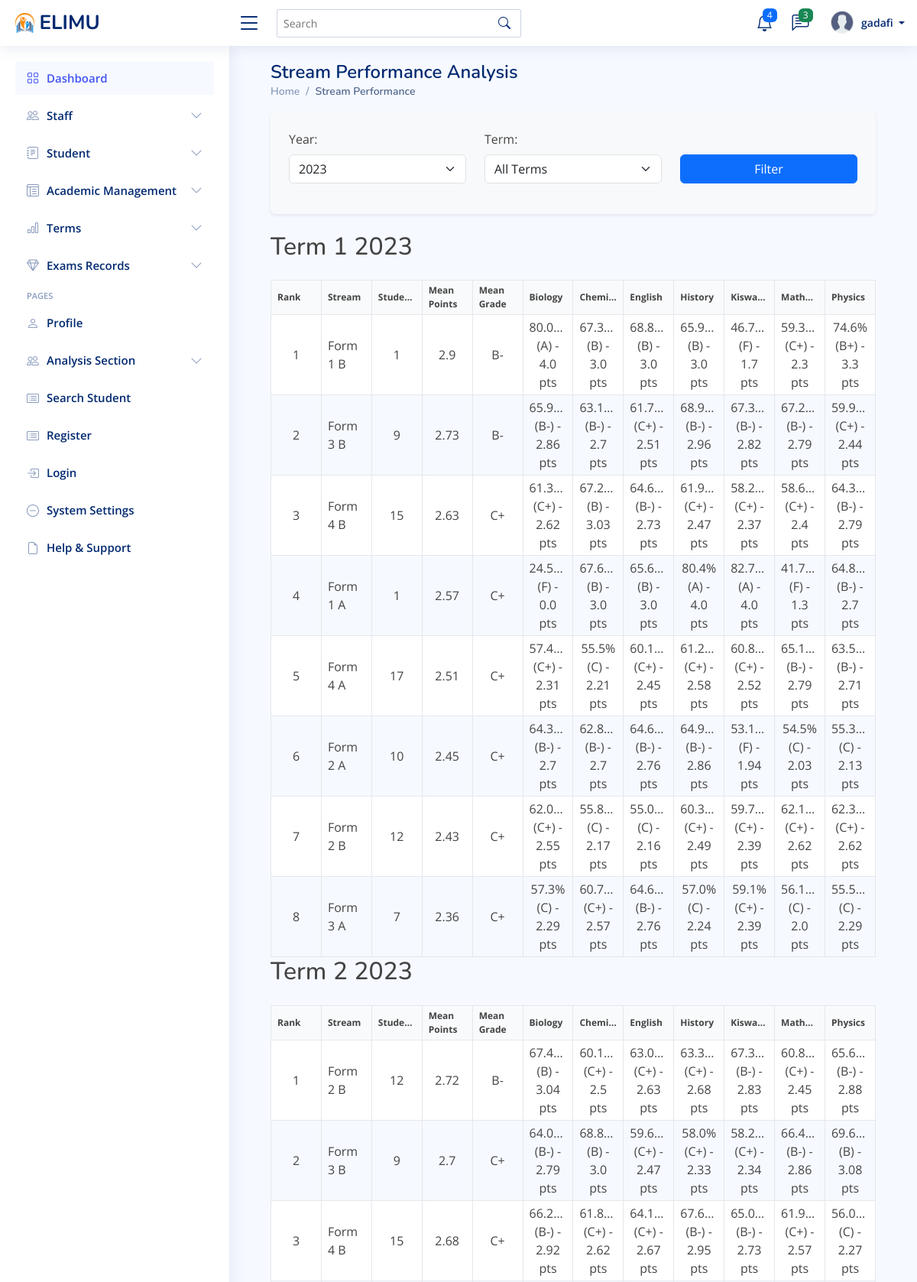
Screenshot of /stream-performance/ (signed in, upper part) with the database file from the repository.
### myapp/models.py (models this page shows, shortened)
class Term(models.Model):
    name = models.CharField(max_length=50)  # Term 1, Term 2, Term 3
    year = models.IntegerField()  # e.g., 2023
    is_current = models.BooleanField(default=False)  # Indicates if this is the current active term
    def __str__(self):
        return f"{self.name} {self.year}"

class Subject(models.Model):
    name = models.CharField(max_length=100, unique=True)  # Math, English, etc.
    code = models.CharField(max_length=10, unique=True)

class Class_of_study(models.Model):
    name = models.CharField(max_length=50)  # Form 1, Form 2, etc.
    stream = models.CharField(max_length=50)  # Stream A, B, C, etc.

### myapp/views.py (the view)
# urls.py: path('stream-performance/', views.stream_performance, name='stream_performance'),
@login_required
@user_passes_test(is_staff_user)
def stream_performance(request):
    selected_year = request.GET.get('year')
    selected_term = request.GET.get('term')
    cache_key = f'stream_performance_{selected_year}_{selected_term}'
    cached_data = cache.get(cache_key)
    if cached_data:
        return render(request, 'rankings/stream_performance.html', cached_data)
    available_years = Term.objects.values_list('year', flat=True)\
        .distinct().order_by('-year')
    available_terms = Term.objects.values_list('name', flat=True).distinct()
    if not selected_year:
        selected_year = available_years.first()
    selected_year = int(selected_year)
    terms_query = Term.objects.filter(year=selected_year)
    if selected_term:
        terms_query = terms_query.filter(name=selected_term)
    subjects = Subject.objects.all().order_by('name')
    stream_analytics = []
    for term in terms_query:
        streams = Class_of_study.objects.filter(
            students__cats__term=term
        ).distinct()
        term_data = {
            'term': term,
            'streams': []
        }
        for stream in streams:
            subject_performance = []
            total_points = 0
            subject_count = 0
            for subject in subjects:
                subject_stats = CAT.objects.filter(
                    student__current_class=stream,
                    term=term,
                    subject=subject
                ).aggregate(
                    avg_score=Coalesce(Avg('end_term'), 0.0),
                    avg_points=Coalesce(Avg('grade_points'), 0.0),
                    student_count=Count('student', distinct=True)
                )
                if subject_stats['student_count'] > 0:
                    grade = _get_letter_grade(subject_stats['avg_points'])
                    subject_performance.append({
                        'subject': subject,
                        'average_score': round(subject_stats['avg_score'], 2),
                        'grade_points': round(subject_stats['avg_points'], 2),
                        'letter_grade': grade,
                        'students': subject_stats['student_count']
                    })
                    total_points += subject_stats['avg_points']
                    subject_count += 1
            if subject_count > 0:
                stream_mean_points = total_points / subject_count
                stream_mean_grade = _get_letter_grade(stream_mean_points)
                student_count = Student.objects.filter(
                    current_class=stream,
                    cats__term=term
                ).distinct().count()
                stream_data = {
                    'stream': stream,
                    'subjects': subject_performance,
                    'mean_points': round(stream_mean_points, 2),
                    'mean_grade': stream_mean_grade,
                    'total_students': student_count
                }
                term_data['streams'].append(stream_data)
        term_data['streams'].sort(key=lambda x: x['mean_points'], reverse=True)
        for rank, stream_data in enumerate(term_data['streams'], 1):
            stream_data['rank'] = rank
        stream_analytics.append(term_data)
    context = {
        'analytics': stream_analytics,
        'subjects': subjects,
        'available_years': available_years,
        'available_terms': available_terms,
        'selected_year': selected_year,
        'selected_term': selected_term,
    }
    cache.set(cache_key, context, timeout=3600)  # Cache for 1 hour
    return render(request, 'rankings/stream_performance.html', context)

### myapp/context_processors.py (called while the page is built)
def unread_messages(request):
    if request.user.is_authenticated:
        messages = Message.objects.filter(receiver=request.user, is_read=False).order_by('-timestamp')
        return {'messages': messages}
    return {'messages': []}

### myapp/views.py (called while the page is built)
def is_staff_user(user):
    return user.is_staff

def _get_letter_grade(points):
    if points >= 3.7:
        return 'A'
    elif points >= 3.3:
        return 'B+'
    elif points >= 3.0:
        return 'B'
    elif points >= 2.7:
        return 'B-'
    elif points >= 2.3:
        return 'C+'
    elif points >= 2.0:
        return 'C'
    return 'F'

### templates/rankings/stream_performance.html (shortened to what this page needs)
{% extends "base/base.html" %}
{% block content %}
<div class="container mx-auto px-4 py-6">
    <div class="pagetitle mb-6">
        <h1 class="text-2xl font-bold">Stream Performance Analysis</h1>
        <nav>
            <ol class="breadcrumb">
                <li class="breadcrumb-item"><a href="{% url 'admin_dashboard' %}">Home</a></li>
                <li class="breadcrumb-item active">Stream Performance</li>
            </ol>
        </nav>
    </div>
    <form method="get" class="mb-4 p-4 bg-light rounded shadow-sm">
        <div class="row">
            <div class="col-md-4 mb-3">
                <label for="year" class="form-label">Year:</label>
                <select name="year" id="year" class="form-select">
                    {% for year in available_years %}
                        <option value="{{ year }}" {% if year == selected_year %}selected{% endif %}>
                            {{ year }}
                        </option>
                    {% endfor %}
                </select>
            </div>
            <div class="col-md-4 mb-3">
                <label for="term" class="form-label">Term:</label>
                <select name="term" id="term" class="form-select">
                    <option value="">All Terms</option>
                </select>
            </div>
            <div class="col-md-4 mb-3 d-flex align-items-end">
                <button type="submit" class="btn btn-primary w-100">
                    Filter
                </button>
            </div>
        </div>
    </form>
    {% for term_data in analytics %}
    <div class="mb-8">
        <h2 class="text-xl font-semibold mb-4 text-gray-800">{{ term_data.term }}</h2>
        <div class="overflow-x-auto">
            <table class="min-w-full table-auto border-collapse text-sm">
                <thead class="bg-white border-b">
                    <tr>
                        <th class="px-2 py-1 text-left w-16">Rank</th>
                        <th class="px-2 py-1 text-left w-32">Stream</th>
                        <th class="px-2 py-1 text-left w-20">Students</th>
                        <th class="px-2 py-1 text-left w-24">Mean Points</th>
                        <th class="px-2 py-1 text-left w-24">Mean Grade</th>
                        {% for subject in subjects %}
                            <th class="px-2 py-1 text-left w-32">
                                {{ subject.name }}
                            </th>
                        {% endfor %}
                    </tr>
                </thead>
                <tbody class="text-gray-700">
                    {% for stream_data in term_data.streams %}
                    <tr class="{% cycle 'bg-white' 'bg-gray-50' %}">
                        <td class="px-2 py-1 border-b text-center">{{ stream_data.rank }}</td>
                        <td class="px-2 py-1 border-b">{{ stream_data.stream.name }} {{ stream_data.stream.stream }}</td>
                        <td class="px-2 py-1 border-b text-center">{{ stream_data.total_students }}</td>
                        <td class="px-2 py-1 border-b text-center">{{ stream_data.mean_points }}</td>
                        <td class="px-2 py-1 border-b text-center">{{ stream_data.mean_grade }}</td>
                        {% for subject in subjects %}
                            <td class="px-2 py-1 border-b text-center whitespace-nowrap">
                                {% for subj_data in stream_data.subjects %}
                                    {% if subj_data.subject.id == subject.id %}
                                        {{ subj_data.average_score }}% ({{ subj_data.letter_grade }}) - {{ subj_data.grade_points }} pts
                                    {% endif %}
                                {% endfor %}
                            </td>
                        {% endfor %}
                    </tr>
                    {% endfor %}
                </tbody>
            </table>
        </div>
    </div>
    {% empty %}
    <div class="text-center py-8">
        <p class="text-gray-500">No performance data available for the selected filters.</p>
    </div>
    {% endfor %}
</div>
{% endblock %}

### templates/base/navbar.html (shortened to what this page needs)
{% load static %}
<header id="header" class="header fixed-top d-flex align-items-center">
    <div class="d-flex align-items-center justify-content-between">
      {% if request.user.is_staff %}
        <a href="{% url 'admin_dashboard'%}" class="logo d-flex align-items-center">
        {% else %}
        <a href="{% url 'student_dashboard'%}" class="logo d-flex align-items-center">
      {% endif %}
        <img src="{% static 'assets/img/logo.png'%}" alt="">
        <span class="d-none d-lg-block">ELIMU</span>
      </a>
      <i class="bi bi-list toggle-sidebar-btn"></i>
    </div>
    <div class="search-bar">
      <form class="search-form d-flex align-items-center" method="POST" action="#">
        <input type="text" name="query" placeholder="Search" title="Enter search keyword">
        <button type="submit" title="Search"><i class="bi bi-search"></i></button>
      </form>
    </div>
    <nav class="header-nav ms-auto">
      <ul class="d-flex align-items-center">
        <li class="nav-item dropdown">
          <a class="nav-link nav-icon" href="#" data-bs-toggle="dropdown">
            <i class="bi bi-bell"></i>
            <span class="badge bg-primary badge-number">4</span>
          </a>
            </li>
          </ul>
        <li class="nav-item dropdown">
          <a class="nav-link nav-icon" href="#" data-bs-toggle="dropdown">
            <i class="bi bi-chat-left-text"></i>
            <span class="badge bg-success badge-number">3</span>
          </a>
        </li>
        <li class="nav-item dropdown pe-3">
          <a class="nav-link nav-profile d-flex align-items-center pe-0" href="#" data-bs-toggle="dropdown">
            <img src="{% static 'assets/img/profile.png'%}" alt="Profile" class="rounded-circle">
            <span class="d-none d-md-block dropdown-toggle ps-2">
              {% if user.is_authenticated %}
                   {{ user.username }}
              {% else %}
                  Admin
              {% endif %}
            </span>
          </a>
        </li>
    </nav>
  </header>

### static/assets/css/style.css (style rules this page uses)
:root { scroll-behavior: smooth; }
body { font-family: "Open Sans", sans-serif; background: #f6f9ff; color: #444444; }
a { color: #4154f1; text-decoration: none; }
h1, h2, h3, h4, h5, h6 { font-family: "Nunito", sans-serif; }
.pagetitle { margin-bottom: 10px; }
.pagetitle h1 { font-size: 24px; margin-bottom: 0; font-weight: 600; color: #012970; }
.breadcrumb { font-size: 14px; font-family: "Nunito", sans-serif; color: #899bbd; font-weight: 600; }
.breadcrumb a { color: #899bbd; transition: 0.3s; }
.breadcrumb .breadcrumb-item::before { color: #899bbd; }
.breadcrumb .active { color: #51678f; font-weight: 600; }
.logo { line-height: 1; }
@media (min-width: 1200px) { .logo { width: 280px; } }
.logo img { max-height: 26px; margin-right: 6px; }
.logo span { font-size: 26px; font-weight: 700; color: #012970; font-family: "Nunito", sans-serif; }
.header { transition: all 0.5s; z-index: 997; height: 60px; box-shadow: 0px 2px 20px rgba(1, 41, 112, 0.1); background-color: #fff; padding-left: 20px; }
.header .toggle-sidebar-btn { font-size: 32px; padding-left: 10px; cursor: pointer; color: #012970; }
.header .search-bar { min-width: 360px; padding: 0 20px; }
.header .search-form { width: 100%; }
.header .search-form input { border: 0; font-size: 14px; color: #012970; border: 1px solid rgba(1, 41, 112, 0.2); padding: 7px 38px 7px 8px; border-radius: 3px; transition: 0.3s; width: 100%; }
.header .search-form button { border: 0; padding: 0; margin-left: -30px; background: none; }
.header .search-form button i { color: #012970; }
.header-nav ul { list-style: none; }
.header-nav>ul { margin: 0; padding: 0; }
.header-nav .nav-icon { font-size: 22px; color: #012970; margin-right: 25px; position: relative; }
.header-nav .nav-profile { color: #012970; }
.header-nav .nav-profile img { max-height: 36px; }
.header-nav .nav-profile span { font-size: 14px; font-weight: 600; }
.header-nav .badge-number { position: absolute; inset: -2px -5px auto auto; font-weight: normal; font-size: 12px; padding: 3px 6px; }

### templates/rankings/stream_performance.html (style rules this page uses)
table { border-spacing: 0; width: 100%; table-layout: fixed; }
th, td { padding: 4px 8px; border: 1px solid #e5e7eb; overflow: hidden; text-overflow: ellipsis; }
thead th { background-color: #f9fafb; font-size: 0.75rem; }

### rows the page displays
Term: term "Term 1 2023"
Subject: name "Biology", average_score "80.0…", letter_grade "A", grade_points "4.0", average_score "65.9…", letter_grade "B-", grade_points "2.8…", average_score "61.3…", letter_grade "C+", grade_points "2.6…", average_score "24.5…", letter_grade "F", grade_points "0.0", average_score "57.4…", grade_points "2.3…", average_score "64.3…", grade_points "2.7", average_score "62.0…", grade_points "2.5…", average_score "57.3", letter_grade "C", grade_points "2.29", average_score "67.4…", letter_grade "B", grade_points "3.0…", average_score "64.0…", grade_points "2.7…", average_score "66.2…", grade_points "2.9…"
Subject: name "Chemi…", average_score "67.3…", letter_grade "B", grade_points "3.0", average_score "63.1…", letter_grade "B-", grade_points "2.7", average_score "67.2…", grade_points "3.0…", average_score "67.6…", average_score "55.5", letter_grade "C", grade_points "2.21", average_score "62.8…", average_score "55.8…", grade_points "2.1…", average_score "60.7…", letter_grade "C+", grade_points "2.5…", average_score "60.1…", grade_points "2.5", average_score "68.8…", average_score "61.8…", grade_points "2.6…"
Subject: name "English", average_score "68.8…", letter_grade "B", grade_points "3.0", average_score "61.7…", letter_grade "C+", grade_points "2.5…", average_score "64.6…", letter_grade "B-", grade_points "2.7…", average_score "65.6…", average_score "60.1…", grade_points "2.4…", average_score "55.0…", letter_grade "C", grade_points "2.1…", average_score "63.0…", grade_points "2.6…", average_score "59.6…", average_score "64.1…"
Subject: name "History", average_score "65.9…", letter_grade "B", grade_points "3.0", average_score "68.9…", letter_grade "B-", grade_points "2.9…", average_score "61.9…", letter_grade "C+", grade_points "2.4…", average_score "80.4", letter_grade "A", grade_points "4.0", average_score "61.2…", grade_points "2.5…", average_score "64.9…", grade_points "2.8…", average_score "60.3…", average_score "57.0", letter_grade "C", grade_points "2.24", average_score "63.3…", grade_points "2.6…", average_score "58.0", grade_points "2.33", average_score "67.6…"
Subject: name "Kiswa…", average_score "46.7…", letter_grade "F", grade_points "1.7", average_score "67.3…", letter_grade "B-", grade_points "2.8…", average_score "58.2…", letter_grade "C+", grade_points "2.3…", average_score "82.7…", letter_grade "A", grade_points "4.0", average_score "60.8…", grade_points "2.5…", average_score "53.1…", grade_points "1.9…", average_score "59.7…", average_score "59.1", grade_points "2.39", average_score "65.0…", grade_points "2.7…"
Subject: name "Mathe…", average_score "59.3…", letter_grade "C+", grade_points "2.3", average_score "67.2…", letter_grade "B-", grade_points "2.7…", average_score "58.6…", grade_points "2.4", average_score "41.7…", letter_grade "F", grade_points "1.3", average_score "65.1…", average_score "54.5", letter_grade "C", grade_points "2.03", average_score "62.1…", grade_points "2.6…", average_score "56.1…", grade_points "2.0", average_score "60.8…", grade_points "2.4…", average_score "66.4…", grade_points "2.8…", average_score "61.9…", grade_points "2.5…"
Subject: name "Physics", average_score "74.6", letter_grade "B+", grade_points "3.3", average_score "59.9…", letter_grade "C+", grade_points "2.4…", average_score "64.3…", letter_grade "B-", grade_points "2.7…", average_score "64.8…", grade_points "2.7", average_score "63.5…", average_score "55.3…", letter_grade "C", grade_points "2.1…", average_score "62.3…", grade_points "2.6…", average_score "55.5…", grade_points "2.2…", average_score "65.6…", grade_points "2.8…", average_score "69.6…", letter_grade "B", grade_points "3.0…", average_score "56.0…"
Class_of_study: rank "1", stream.name "Form 1", stream.stream "B", total_students "1", mean_points "2.9", mean_grade "B-"
Class_of_study: rank "2", stream.name "Form 3", stream.stream "B", total_students "9", mean_points "2.73", mean_grade "B-", mean_points "2.7", mean_grade "C+"
Class_of_study: rank "3", stream.name "Form 4", stream.stream "B", total_students "15", mean_points "2.63", mean_grade "C+", mean_points "2.68"
Class_of_study: rank "4", stream.name "Form 1", stream.stream "A", total_students "1", mean_points "2.57", mean_grade "C+"
Class_of_study: rank "5", stream.name "Form 4", stream.stream "A", total_students "17", mean_points "2.51", mean_grade "C+"
Class_of_study: rank "6", stream.name "Form 2", stream.stream "A", total_students "10", mean_points "2.45", mean_grade "C+"
Class_of_study: rank "7", stream.name "Form 2", stream.stream "B", total_students "12", mean_points "2.43", mean_grade "C+", rank "1", mean_points "2.72", mean_grade "B-"
Class_of_study: rank "8", stream.name "Form 3", stream.stream "A", total_students "7", mean_points "2.36", mean_grade "C+"
Term: term "Term 2 2023"

### other values shown
{{ user.username }} "gadafi"
form field year "2023"
